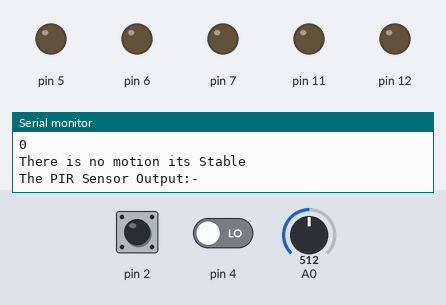
Bench run of a sketch on a simulated Arduino Uno, built with avr-gcc and run on an emulated ATmega328P. On the bench: output pins drawn as LEDs (lit = HIGH), the last lines printed to the serial monitor. Dashed ring = blinking. The test bench sets the inputs (shaded band); at power-on: pin 2 LOW, A0 = 512, pin 4 LOW.

Above: at 1.2 s.
1.3 s: pin 2 driven HIGH
At 3.7 s:
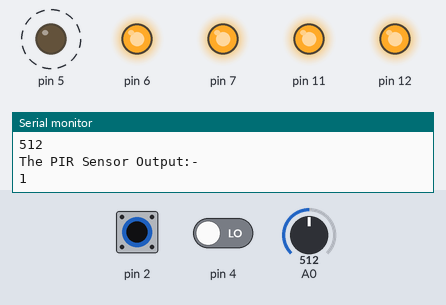
4.3 s: A0 set to 485
At 6.3 s:
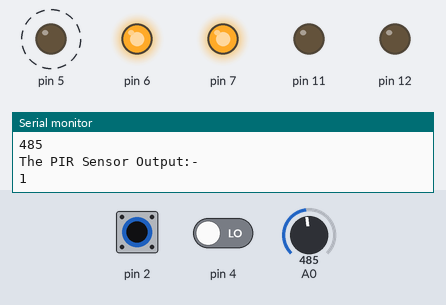
7.3 s: A0 set to 510
At 8.9 s:
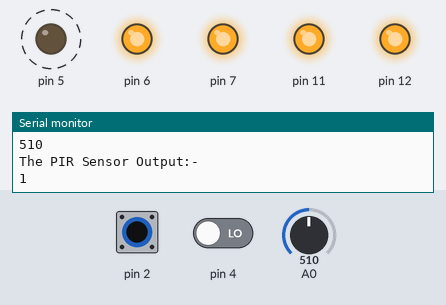
10.3 s: A0 set to 490
At 13.0 s:
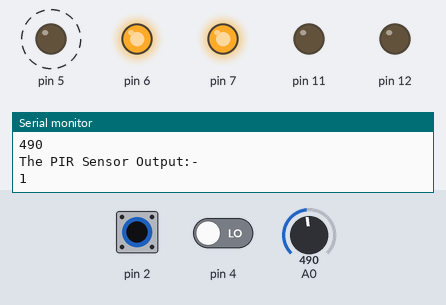
13.3 s: pin 2 driven LOW and pin 4 driven HIGH
At 14.3 s:
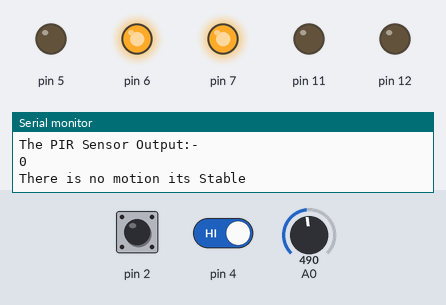
16.3 s: pin 2 pulsed HIGH 2 times (0.12 s each, 0.3 s apart)
At 17.8 s:
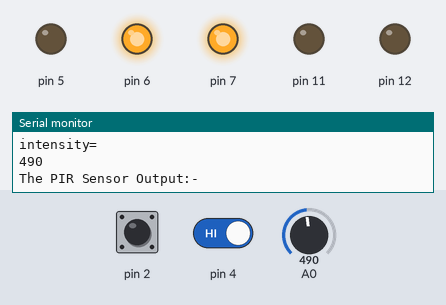
Timing chart, 0 to 19.3 s (numbered marks = the images above; inputs shaded):
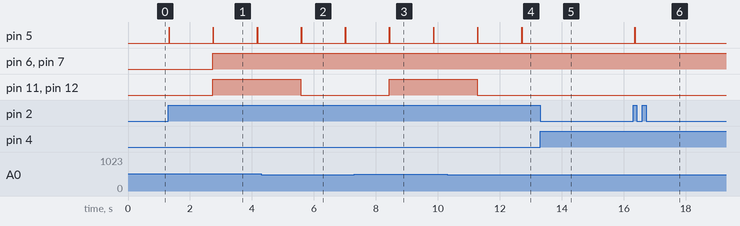

The sketch:

Blind_man_stick.ino
```cpp
int light;
void setup(){
  Serial.begin(9600);
  pinMode(2,INPUT);
  pinMode(4,INPUT);
  pinMode(5,OUTPUT);
  pinMode(12,OUTPUT);
  pinMode(11,OUTPUT);
  pinMode(7,OUTPUT);
  pinMode(6,OUTPUT);

}
void loop(){
  digitalWrite(2,LOW);
  delay(10);
  digitalWrite(2,LOW);
  int val = digitalRead(2);
  Serial.println("The PIR Sensor Output:-");
  Serial.println(val);
  //int val = LOW;
  if(val == HIGH){
  digitalWrite(5,LOW);
  delay(2);
  digitalWrite(5,HIGH);
  delay(10);
  digitalWrite(5,LOW);
  int duration = pulseIn(4,HIGH);
  int distance = duration*.034/2;
 Serial.println("dist=");
 Serial.println(distance);
 delay(200);

  light = analogRead(A0);
  Serial.println("intensity=");
  Serial.println(light);
  delay(200);

  if (distance<=20 && distance>=0 ){
    digitalWrite(6,HIGH);
    digitalWrite(7,HIGH);
    for (int i=distance;i>0;i--)
    delay(10);

   }
   else {
    digitalWrite(6,LOW);
    digitalWrite(7,LOW);
    }


   if (light>=500){
    digitalWrite(12,HIGH);
    digitalWrite(11,HIGH);
   }
   else{
   digitalWrite(12,LOW);
    digitalWrite(11,LOW);
   }
  }
  else{
    Serial.println("There is no motion its Stable");
  }
  }
```

Measured:
- the behaviour switches between 500 and 499 on A0 (found by bisection; images 1 and 2)
- after the input at 1.3 s, pin 5: alternates HIGH for 0.01 s and LOW for 1.4 s, starting at once; pin 6, pin 7, pin 11, pin 12: LOW → HIGH after 1.4 s
- after the input at 4.3 s, pin 11, pin 12: HIGH → LOW after 1.3 s
- after the input at 7.3 s, pin 11, pin 12: LOW → HIGH after 1.1 s
- after the input at 10.3 s, pin 11, pin 12: HIGH → LOW after 0.97 s
- after the input at 13.3 s, pin 5: stops changing and stays LOW
- after the input at 16.3 s, pin 5: LOW → HIGH after 0.06 s, → LOW 0.01 s later
